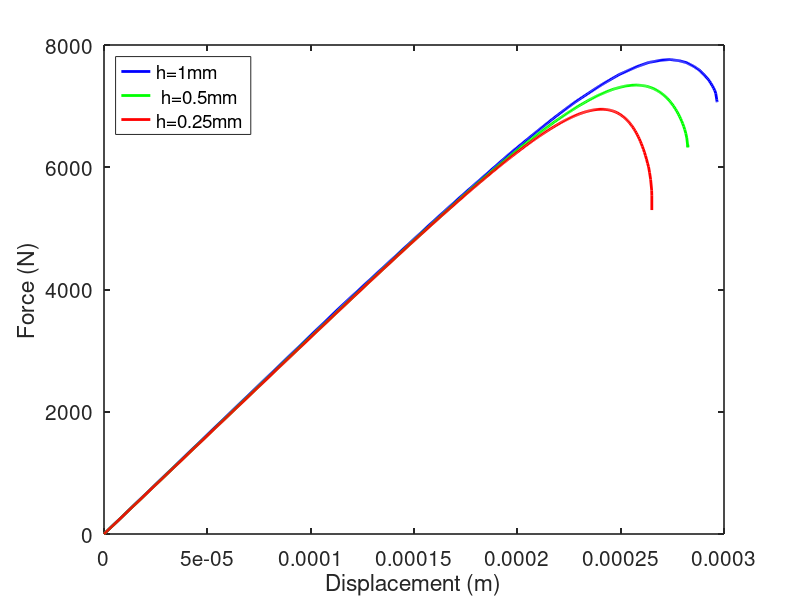

MATLAB code for this plot:
A=load('1ux.txt');
displacement1= A(:,2);

B = load('1fx.txt');
force1 = B(:,2);

C=load('0.5ux.txt');
displacement05 = C(:,2);

D= load('0.5fx.txt');
force05= D(:,2);

E=load('0.25ux.txt');
displacement025= E(:,2);

F= load('0.25fx.txt');
force025 = F(:,2);




figure(1,'position',[50,50,1300,950])
plot(displacement1,force1,'b-',"linewidth", 2) 

hold on
plot(displacement05,force05,'g-',"linewidth", 2)

hold on
plot(displacement025,force025,'r-',"linewidth", 2) 
legend('h=1mm',' h=0.5mm','h=0.25mm','Location','NorthWest', "fontsize", 10)
set(gca, "linewidth",1.2, "fontsize", 15)


xlabel('Displacement (m)')
ylabel('Force (N)')




